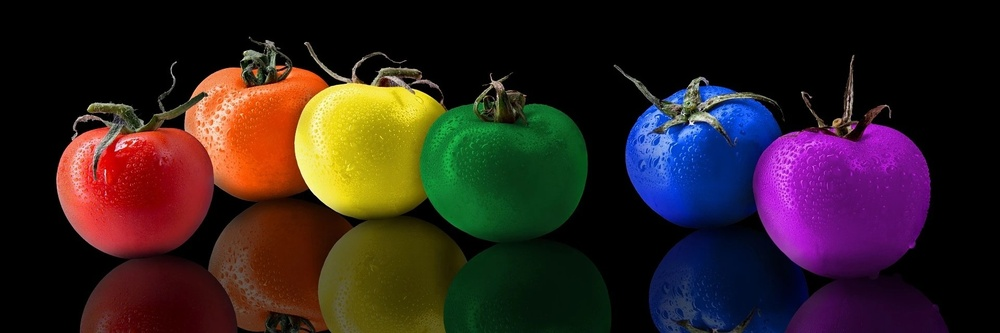
#> input picture OpenCV/code/HSV/image.jpg, 1000 x 333 px, shrunk from 1920 x 640 before the run, found by its file name
$ python reverse_image.py
#> lines starting #> are read from the running program, lines starting #| are printed output that depends on the picture
import cv2

src = cv2.imread('image.jpg', cv2.IMREAD_COLOR)
#> src is the input picture: shape (333, 1000, 3); mean B, G, R 31.9, 32.9, 48.4
dst = cv2.bitwise_not(src)
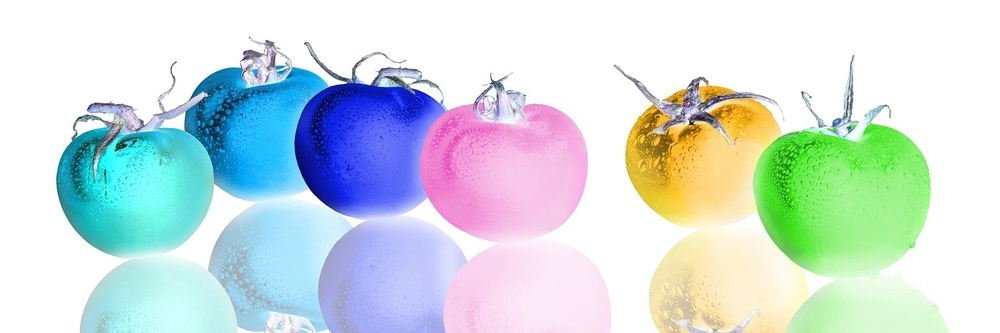
#> dst: shape (333, 1000, 3); mean B, G, R 223.1, 222.1, 206.6

cv2.imshow("src", src)
cv2.imshow("dst", dst)
cv2.waitKey()
cv2.destroyAllWindows()
